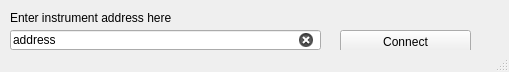
<?xml version="1.0" encoding="UTF-8"?>
<ui version="4.0">
 <class>MainWindow</class>
 <widget class="QMainWindow" name="MainWindow">
  <property name="geometry">
   <rect>
    <x>0</x>
    <y>0</y>
    <width>509</width>
    <height>72</height>
   </rect>
  </property>
  <property name="windowTitle">
   <string>MainWindow</string>
  </property>
  <widget class="QWidget" name="centralwidget">
   <widget class="QLineEdit" name="lineEdit">
    <property name="geometry">
     <rect>
      <x>10</x>
      <y>30</y>
      <width>311</width>
      <height>20</height>
     </rect>
    </property>
    <property name="inputMask">
     <string extracomment="address"/>
    </property>
    <property name="text">
     <string>address</string>
    </property>
    <property name="dragEnabled">
     <bool>false</bool>
    </property>
    <property name="clearButtonEnabled">
     <bool>true</bool>
    </property>
   </widget>
   <widget class="QLabel" name="label">
    <property name="geometry">
     <rect>
      <x>10</x>
      <y>10</y>
      <width>161</width>
      <height>16</height>
     </rect>
    </property>
    <property name="text">
     <string>Enter instrument address here:</string>
    </property>
   </widget>
   <widget class="QPushButton" name="pushButton">
    <property name="geometry">
     <rect>
      <x>340</x>
      <y>30</y>
      <width>131</width>
      <height>23</height>
     </rect>
    </property>
    <property name="text">
     <string>Connect</string>
    </property>
   </widget>
  </widget>
  <widget class="QStatusBar" name="statusbar"/>
 </widget>
 <resources/>
 <connections/>
</ui>
